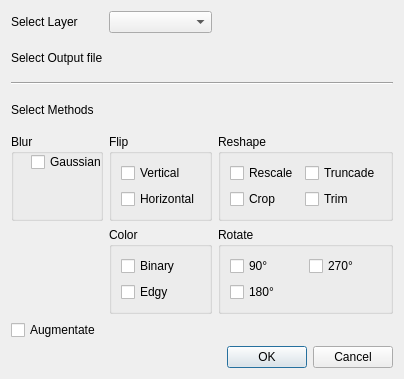
<?xml version="1.0" encoding="UTF-8"?>
<ui version="4.0">
 <class>basicdataaugmentationDialogBase</class>
 <widget class="QDialog" name="basicdataaugmentationDialogBase">
  <property name="geometry">
   <rect>
    <x>0</x>
    <y>0</y>
    <width>385</width>
    <height>379</height>
   </rect>
  </property>
  <property name="windowTitle">
   <string>Basic Data Augmentation</string>
  </property>
  <layout class="QGridLayout" name="gridLayout_8">
   <item row="13" column="2">
    <widget class="QDialogButtonBox" name="button_box">
     <property name="orientation">
      <enum>Qt::Horizontal</enum>
     </property>
     <property name="standardButtons">
      <set>QDialogButtonBox::Cancel|QDialogButtonBox::Ok</set>
     </property>
    </widget>
   </item>
   <item row="10" column="0">
    <widget class="QCheckBox" name="checkBox_13">
     <property name="text">
      <string>Augmentate</string>
     </property>
    </widget>
   </item>
   <item row="4" column="0" colspan="3">
    <widget class="Line" name="line">
     <property name="orientation">
      <enum>Qt::Horizontal</enum>
     </property>
    </widget>
   </item>
   <item row="1" column="1">
    <widget class="QComboBox" name="comboBox"/>
   </item>
   <item row="2" column="1">
    <widget class="QgsExternalResourceWidget" name="mQgsExternalResourceWidget"/>
   </item>
   <item row="5" column="0">
    <widget class="QLabel" name="label_3">
     <property name="text">
      <string>Select Methods</string>
     </property>
    </widget>
   </item>
   <item row="2" column="0">
    <widget class="QLabel" name="label_2">
     <property name="text">
      <string>Select Output file</string>
     </property>
    </widget>
   </item>
   <item row="1" column="0">
    <widget class="QLabel" name="label">
     <property name="text">
      <string>Select Layer</string>
     </property>
    </widget>
   </item>
   <item row="7" column="0">
    <widget class="QgsCollapsibleGroupBox" name="mGroupBox_3">
     <property name="title">
      <string>Blur</string>
     </property>
     <widget class="QCheckBox" name="checkBox_6">
      <property name="geometry">
       <rect>
        <x>20</x>
        <y>20</y>
        <width>81</width>
        <height>16</height>
       </rect>
      </property>
      <property name="text">
       <string>Gaussian</string>
      </property>
     </widget>
    </widget>
   </item>
   <item row="9" column="2">
    <widget class="QgsCollapsibleGroupBox" name="mGroupBox">
     <property name="title">
      <string>Rotate</string>
     </property>
     <layout class="QGridLayout" name="gridLayout_2">
      <item row="1" column="0">
       <widget class="QCheckBox" name="checkBox_2">
        <property name="text">
         <string>180°</string>
        </property>
       </widget>
      </item>
      <item row="0" column="0">
       <widget class="QCheckBox" name="checkBox">
        <property name="text">
         <string>90°</string>
        </property>
       </widget>
      </item>
      <item row="0" column="1">
       <widget class="QCheckBox" name="checkBox_3">
        <property name="text">
         <string>270°</string>
        </property>
       </widget>
      </item>
     </layout>
    </widget>
   </item>
   <item row="7" column="1">
    <widget class="QgsCollapsibleGroupBox" name="mGroupBox_2">
     <property name="title">
      <string>Flip</string>
     </property>
     <layout class="QGridLayout" name="gridLayout_4">
      <item row="0" column="0">
       <widget class="QCheckBox" name="checkBox_4">
        <property name="text">
         <string>Vertical</string>
        </property>
       </widget>
      </item>
      <item row="1" column="0">
       <widget class="QCheckBox" name="checkBox_5">
        <property name="text">
         <string>Horizontal</string>
        </property>
       </widget>
      </item>
     </layout>
    </widget>
   </item>
   <item row="7" column="2">
    <widget class="QgsCollapsibleGroupBox" name="mGroupBox_4">
     <property name="title">
      <string>Reshape</string>
     </property>
     <layout class="QGridLayout" name="gridLayout_6">
      <item row="1" column="0">
       <widget class="QCheckBox" name="checkBox_8">
        <property name="text">
         <string>Crop</string>
        </property>
       </widget>
      </item>
      <item row="0" column="0">
       <widget class="QCheckBox" name="checkBox_7">
        <property name="text">
         <string>Rescale</string>
        </property>
       </widget>
      </item>
      <item row="0" column="1">
       <widget class="QCheckBox" name="checkBox_10">
        <property name="text">
         <string>Truncade</string>
        </property>
       </widget>
      </item>
      <item row="1" column="1">
       <widget class="QCheckBox" name="checkBox_9">
        <property name="text">
         <string>Trim</string>
        </property>
       </widget>
      </item>
     </layout>
    </widget>
   </item>
   <item row="9" column="1">
    <widget class="QgsCollapsibleGroupBox" name="mGroupBox_5">
     <property name="title">
      <string>Color</string>
     </property>
     <layout class="QGridLayout" name="gridLayout">
      <item row="0" column="0">
       <widget class="QCheckBox" name="checkBox_11">
        <property name="text">
         <string>Binary</string>
        </property>
       </widget>
      </item>
      <item row="1" column="0">
       <widget class="QCheckBox" name="checkBox_12">
        <property name="text">
         <string>Edgy</string>
        </property>
       </widget>
      </item>
     </layout>
    </widget>
   </item>
  </layout>
 </widget>
 <customwidgets>
  <customwidget>
   <class>QgsCollapsibleGroupBox</class>
   <extends>QGroupBox</extends>
   <header>qgscollapsiblegroupbox.h</header>
   <container>1</container>
  </customwidget>
  <customwidget>
   <class>QgsExternalResourceWidget</class>
   <extends>QWidget</extends>
   <header>qgsexternalresourcewidget.h</header>
  </customwidget>
 </customwidgets>
 <resources/>
 <connections>
  <connection>
   <sender>button_box</sender>
   <signal>accepted()</signal>
   <receiver>basicdataaugmentationDialogBase</receiver>
   <slot>accept()</slot>
   <hints>
    <hint type="sourcelabel">
     <x>20</x>
     <y>20</y>
    </hint>
    <hint type="destinationlabel">
     <x>20</x>
     <y>20</y>
    </hint>
   </hints>
  </connection>
  <connection>
   <sender>button_box</sender>
   <signal>rejected()</signal>
   <receiver>basicdataaugmentationDialogBase</receiver>
   <slot>reject()</slot>
   <hints>
    <hint type="sourcelabel">
     <x>20</x>
     <y>20</y>
    </hint>
    <hint type="destinationlabel">
     <x>20</x>
     <y>20</y>
    </hint>
   </hints>
  </connection>
 </connections>
</ui>
